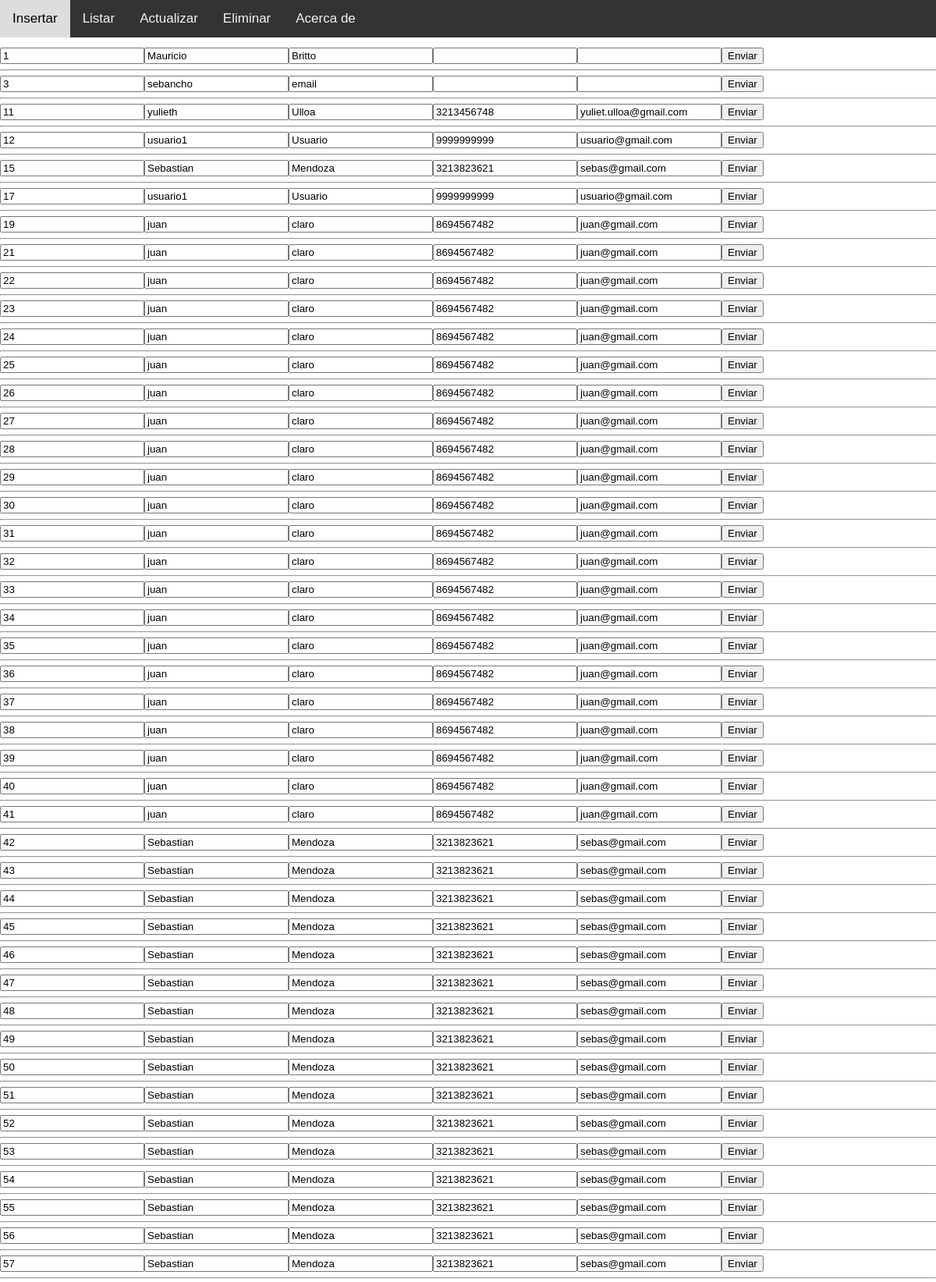
/actualizar.php (upper part), run on the app's committed database.
### tables this page shows
CREATE TABLE `usuarios` (
  `id` int(30) NOT NULL,
  `nombre` text NOT NULL,
  `apellido` text NOT NULL,
  `telefono` varchar(20) NOT NULL,
  `correo` varchar(50) NOT NULL
);

### actualizar.php (the view, shortened to what this page needs)
<!DOCTYPE html>
<html lang="en">
<head>
</head>
<body>
    <?php
    include_once('cabecera.php');
    include_once('conexion.php');
    echo '<pre>';
    $sql = "SELECT id,nombre,apellido,telefono,correo FROM usuarios";
    $resultado = $conexion->query($sql);
    if ($resultado->num_rows > 0) {
        while ($fila = $resultado->fetch_assoc()) {
            echo "<form action=actualizarR.php method='post'><input type='text' readonly name='id' value='" . $fila['id'] . "'>";
            echo "<input type='text' name='nombre' value='" . $fila['nombre'] . "'>";
            echo "<input type='text' name='apellido' value='" . $fila['apellido'] . "'>";
            echo "<input type='text' name='telefono' value='" . $fila['telefono'] . "'>";
            echo "<input type='text' name='correo' value='" . $fila['correo'] . "'>";
            echo "<button>Enviar</button></form><hr>";
        }
    } else {
        echo "Sin registros encontrados en la base de datos";
    }
    ?>
    </pre>
</body>
</html>

### estilos.css (style rules this page uses)
body { margin: 0; font-family: Arial, Helvetica, sans-serif; }

### data on the page
usuarios: id "1", nombre "Mauricio", apellido "Britto"
usuarios: id "3", nombre "sebancho", apellido "email"
usuarios: id "11", nombre "yulieth", apellido "Ulloa", telefono "3213456748", correo "yuliet.ulloa@gmail.com"
usuarios: id "12", nombre "usuario1", apellido "Usuario", telefono "9999999999", correo "usuario@gmail.com"
usuarios: id "15", nombre "Sebastian", apellido "Mendoza", telefono "3213823621", correo "sebas@gmail.com"
usuarios: id "17", nombre "usuario1", apellido "Usuario", telefono "9999999999", correo "usuario@gmail.com"
usuarios: id "19", nombre "juan", apellido "claro", telefono "8694567482", correo "juan@gmail.com"
usuarios: id "21", nombre "juan", apellido "claro", telefono "8694567482", correo "juan@gmail.com"
usuarios: id "22", nombre "juan", apellido "claro", telefono "8694567482", correo "juan@gmail.com"
usuarios: id "23", nombre "juan", apellido "claro", telefono "8694567482", correo "juan@gmail.com"
usuarios: id "24", nombre "juan", apellido "claro", telefono "8694567482", correo "juan@gmail.com"
usuarios: id "25", nombre "juan", apellido "claro", telefono "8694567482", correo "juan@gmail.com"
usuarios: id "26", nombre "juan", apellido "claro", telefono "8694567482", correo "juan@gmail.com"
usuarios: id "27", nombre "juan", apellido "claro", telefono "8694567482", correo "juan@gmail.com"
usuarios: id "28", nombre "juan", apellido "claro", telefono "8694567482", correo "juan@gmail.com"
usuarios: id "29", nombre "juan", apellido "claro", telefono "8694567482", correo "juan@gmail.com"
usuarios: id "30", nombre "juan", apellido "claro", telefono "8694567482", correo "juan@gmail.com"
usuarios: id "31", nombre "juan", apellido "claro", telefono "8694567482", correo "juan@gmail.com"
usuarios: id "32", nombre "juan", apellido "claro", telefono "8694567482", correo "juan@gmail.com"
usuarios: id "33", nombre "juan", apellido "claro", telefono "8694567482", correo "juan@gmail.com"
usuarios: id "34", nombre "juan", apellido "claro", telefono "8694567482", correo "juan@gmail.com"
usuarios: id "35", nombre "juan", apellido "claro", telefono "8694567482", correo "juan@gmail.com"
usuarios: id "36", nombre "juan", apellido "claro", telefono "8694567482", correo "juan@gmail.com"
usuarios: id "37", nombre "juan", apellido "claro", telefono "8694567482", correo "juan@gmail.com"
usuarios: id "38", nombre "juan", apellido "claro", telefono "8694567482", correo "juan@gmail.com"
usuarios: id "39", nombre "juan", apellido "claro", telefono "8694567482", correo "juan@gmail.com"
usuarios: id "40", nombre "juan", apellido "claro", telefono "8694567482", correo "juan@gmail.com"
usuarios: id "41", nombre "juan", apellido "claro", telefono "8694567482", correo "juan@gmail.com"
usuarios: id "42", nombre "Sebastian", apellido "Mendoza", telefono "3213823621", correo "sebas@gmail.com"
usuarios: id "43", nombre "Sebastian", apellido "Mendoza", telefono "3213823621", correo "sebas@gmail.com"
usuarios: id "44", nombre "Sebastian", apellido "Mendoza", telefono "3213823621", correo "sebas@gmail.com"
usuarios: id "45", nombre "Sebastian", apellido "Mendoza", telefono "3213823621", correo "sebas@gmail.com"
usuarios: id "46", nombre "Sebastian", apellido "Mendoza", telefono "3213823621", correo "sebas@gmail.com"
usuarios: id "47", nombre "Sebastian", apellido "Mendoza", telefono "3213823621", correo "sebas@gmail.com"
usuarios: id "48", nombre "Sebastian", apellido "Mendoza", telefono "3213823621", correo "sebas@gmail.com"
usuarios: id "49", nombre "Sebastian", apellido "Mendoza", telefono "3213823621", correo "sebas@gmail.com"
usuarios: id "50", nombre "Sebastian", apellido "Mendoza", telefono "3213823621", correo "sebas@gmail.com"
usuarios: id "51", nombre "Sebastian", apellido "Mendoza", telefono "3213823621", correo "sebas@gmail.com"
usuarios: id "52", nombre "Sebastian", apellido "Mendoza", telefono "3213823621", correo "sebas@gmail.com"
usuarios: id "53", nombre "Sebastian", apellido "Mendoza", telefono "3213823621", correo "sebas@gmail.com"
usuarios: id "54", nombre "Sebastian", apellido "Mendoza", telefono "3213823621", correo "sebas@gmail.com"
usuarios: id "55", nombre "Sebastian", apellido "Mendoza", telefono "3213823621", correo "sebas@gmail.com"
usuarios: id "56", nombre "Sebastian", apellido "Mendoza", telefono "3213823621", correo "sebas@gmail.com"
usuarios: id "57", nombre "Sebastian", apellido "Mendoza", telefono "3213823621", correo "sebas@gmail.com"
